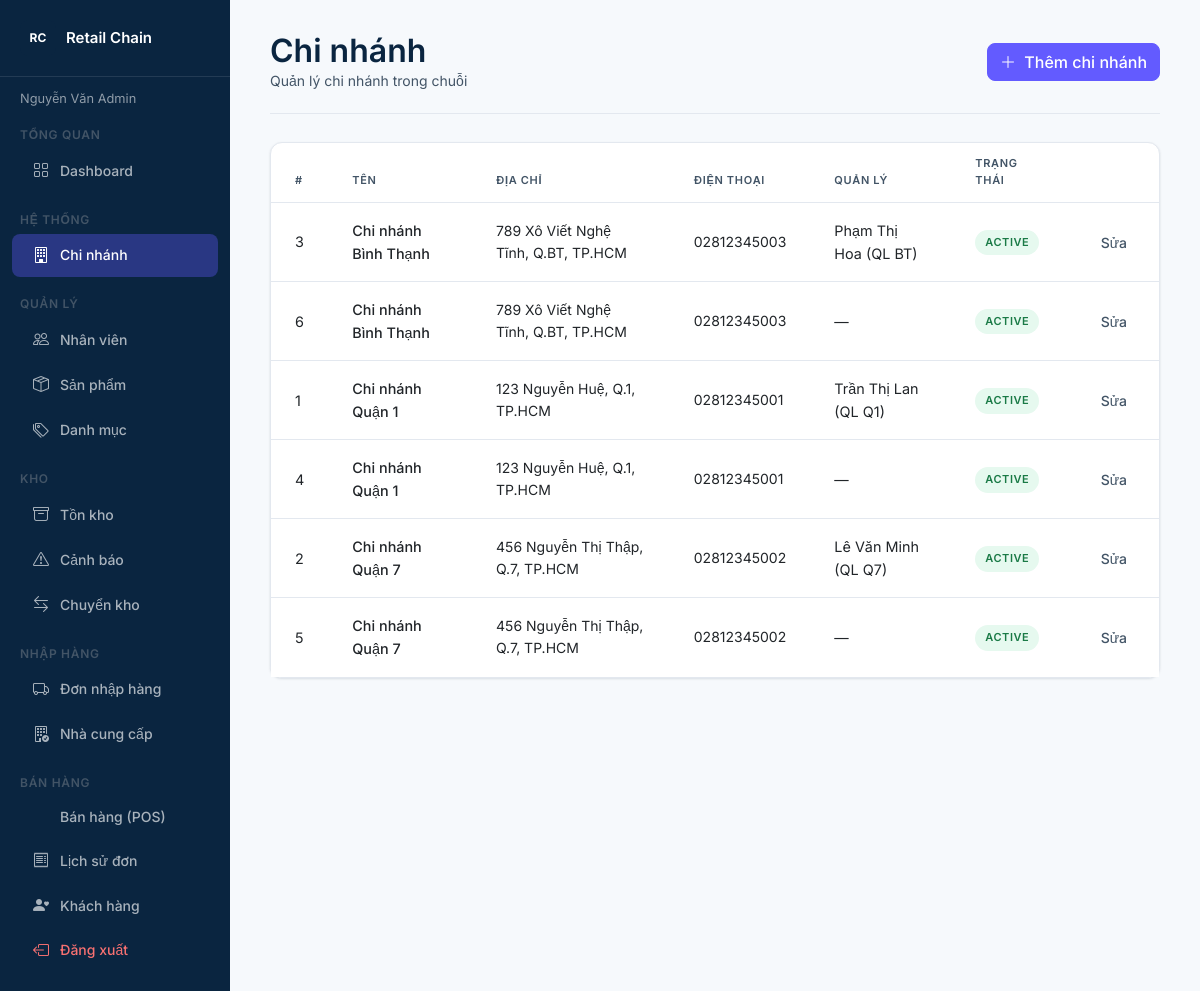
Page /public/admin/branches (signed in) on the committed database.
### tables this page shows
CREATE TABLE branches (
    branch_id  INT UNSIGNED  AUTO_INCREMENT PRIMARY KEY,
    name       VARCHAR(100)  NOT NULL,
    address    VARCHAR(255)  NOT NULL,
    phone      VARCHAR(20),
    manager_id INT UNSIGNED  NULL COMMENT 'FK → users.user_id, thêm sau',
    status     ENUM('active','inactive') DEFAULT 'active',
    created_at TIMESTAMP     DEFAULT CURRENT_TIMESTAMP
);

CREATE TABLE users (
    user_id       INT UNSIGNED  AUTO_INCREMENT PRIMARY KEY,
    branch_id     INT UNSIGNED  NOT NULL,
    role_id       INT UNSIGNED  NOT NULL,
    full_name     VARCHAR(100)  NOT NULL,
    email         VARCHAR(100)  NOT NULL UNIQUE,
    password_hash VARCHAR(255)  NOT NULL COMMENT 'bcrypt hash',
    phone         VARCHAR(20),
    status        ENUM('active','inactive') DEFAULT 'active',
    created_at    TIMESTAMP     DEFAULT CURRENT_TIMESTAMP,
    CONSTRAINT fk_user_branch FOREIGN KEY (branch_id) REFERENCES branches(branch_id),
    CONSTRAINT fk_user_role   FOREIGN KEY (role_id)   REFERENCES roles(role_id)
);

### core/Controller.php (called while the page is built, shortened)
<?php
class Controller
{
    protected function view(string $path, array $data = []): void
    {
        extract($data, EXTR_SKIP);
        require_once APP_ROOT . '/app/Views/layouts/header.php';
        require_once APP_ROOT . '/app/Views/' . $path . '.php';
        require_once APP_ROOT . '/app/Views/layouts/footer.php';
    }
}

### app/Controllers/AdminController.php (called while the page is built, shortened)
<?php
class AdminController extends Controller
{
    public function branches(): void
    {
        $this->view('admin/branches', [
            'branches' => (new User())->getAllBranches('all'),
        ]);
    }
}

### core/App.php (called while the page is built, shortened)
<?php
class App
{
    public function __construct()
    {
        $url   = trim($_GET['url'] ?? 'auth/login', '/');
        $parts = $url !== '' ? explode('/', $url) : ['auth', 'login'];
        $method         = $parts[1] ?? 'index';
        $param          = $parts[2] ?? null;
        $ctrl = new $controllerName();
        $ctrl->$method($param);
    }
}

### public/index.php (called while the page is built, shortened)
<?php
require_once APP_ROOT . '/core/Controller.php';
require_once APP_ROOT . '/core/App.php';
new App();

### app/Models/User.php (called while the page is built, shortened)
<?php
class User
{
    private PDO $db;
    public function __construct()
    {
        $this->db = Database::getInstance();
    }
    public function getAllBranches(string $status = 'active'): array
    {
        if ($status === 'all') {
            return $this->db->query(
                "SELECT b.*, u.full_name AS manager_name
                 FROM branches b LEFT JOIN users u ON u.user_id = b.manager_id
                 ORDER BY b.name"
            )->fetchAll();
        }
        $stmt = $this->db->prepare(
            "SELECT b.*, u.full_name AS manager_name
             FROM branches b LEFT JOIN users u ON u.user_id = b.manager_id
             WHERE b.status = ? ORDER BY b.name"
        );
        $stmt->execute([$status]);
        return $stmt->fetchAll();
    }
}

### app/Views/admin/branches.php (the view)
<div class="stripe-page-header">
    <div>
        <h1 class="h1 mb-0">Chi nhánh</h1>
        <p class="subtext mb-0">Quản lý chi nhánh trong chuỗi</p>
    </div>
    <a href="<?= BASE_URL ?>/admin/createBranch" class="btn btn-primary"><i class="bi bi-plus-lg me-1"></i> Thêm chi nhánh</a>
</div>
<div class="stripe-card p-0">
    <table class="table stripe-table mb-0">
        <thead>
            <tr>
                <th>#</th>
                <th>Tên</th>
                <th>Địa chỉ</th>
                <th>Điện thoại</th>
                <th>Quản lý</th>
                <th>Trạng thái</th>
                <th></th>
            </tr>
        </thead>
        <tbody>
            <?php foreach ($branches as $b): ?>
            <tr>
                <td><?= (int) $b['branch_id'] ?></td>
                <td class="fw-500"><?= htmlspecialchars($b['name']) ?></td>
                <td class="subtext"><?= htmlspecialchars($b['address']) ?></td>
                <td class="subtext"><?= htmlspecialchars($b['phone'] ?? '') ?></td>
                <td><?= htmlspecialchars($b['manager_name'] ?? '—') ?></td>
                <td>
                    <span class="stripe-badge <?= $b['status'] === 'active' ? 'stripe-badge-success' : 'stripe-badge-muted' ?>">
                        <?= htmlspecialchars($b['status']) ?>
                    </span>
                </td>
                <td class="table-actions text-end">
                    <a href="<?= BASE_URL ?>/admin/editBranch/<?= (int) $b['branch_id'] ?>" class="btn btn-ghost btn-sm">Sửa</a>
                </td>
            </tr>
            <?php endforeach; ?>
        </tbody>
    </table>
</div>

### public/css/style.css (style rules this page uses)
:root { --color-primary: #0A2540; --color-accent: #635BFF; --color-secondary: #425466; --color-neutral: #F6F9FC; --color-surface: #FFFFFF; --color-border: #E3E8EF; --color-text: #0A2540; --color-subtext: #425466; --color-success: #27AE60; --color-warning: #F39C12; --color-danger: #E74C3C; --color-info: #635BFF; --radius-sm: 6px; --radius-md: 8px; --radius-lg: 12px; --radius-pill: 999px; --shadow-card: 0 1px 3px rgba(10, 37, 64, 0.08), 0 1px 2px rgba(10, 37, 64, 0.05); --shadow-md: 0 4px 12px rgba(10, 37, 64, 0.1); }
body { background: var(--color-neutral); color: var(--color-text); font-family: 'Inter', sans-serif; }
a { color: var(--color-accent); text-decoration: none; }
h1, .h1 { font-size: 2rem; font-weight: 600; color: var(--color-primary); }
body, .body { font-size: 0.9375rem; font-weight: 400; line-height: 1.6; }
.subtext { font-size: 0.875rem; color: var(--color-secondary); }
.fw-500 { font-weight: 500; }
.btn { box-shadow: none !important; transition: all 0.15s ease; }
.btn-primary { background: var(--color-accent); border-color: var(--color-accent); color: #fff; border-radius: var(--radius-md); font-weight: 500; }
.btn-ghost { background: transparent; border: none; color: var(--color-secondary); border-radius: var(--radius-md); font-weight: 500; }
.stripe-badge { display: inline-flex; align-items: center; font-size: 0.6875rem; font-weight: 600; letter-spacing: 0.05em; text-transform: uppercase; padding: 0.25rem 0.625rem; border-radius: var(--radius-pill); white-space: nowrap; }
.stripe-badge-success { background: #E6F9EF; color: #1a7a46; }
.stripe-card { background: var(--color-surface); border: 1px solid var(--color-border); border-radius: var(--radius-lg); padding: 1.25rem 1.5rem; box-shadow: var(--shadow-card); }
.stripe-table { font-size: 0.9rem; border-collapse: collapse; }
.stripe-table thead th { font-size: 0.6875rem; font-weight: 600; letter-spacing: 0.06em; text-transform: uppercase; color: var(--color-secondary); border-bottom: 1px solid var(--color-border); padding: 0.75rem 1.5rem; background: transparent; }
.stripe-table tbody td { padding: 1rem 1.5rem; border-bottom: 1px solid var(--color-border); vertical-align: middle; }
.stripe-table tbody tr:last-child td { border-bottom: none; }
.stripe-page-header { display: flex; align-items: center; justify-content: space-between; margin-bottom: 1.75rem; padding-bottom: 1.25rem; border-bottom: 1px solid var(--color-border); flex-wrap: wrap; gap: 1rem; }
.table-actions { white-space: nowrap; }

### rows in the picture
branches: branch_id "3", name "Chi nhánh Bình Thạnh", address "789 Xô Viết Nghệ Tĩnh, Q.BT, TP.HCM", phone "02812345003", manager.full_name "Phạm Thị Hoa (QL BT)", status "ACTIVE"
branches: branch_id "6", name "Chi nhánh Bình Thạnh", address "789 Xô Viết Nghệ Tĩnh, Q.BT, TP.HCM", phone "02812345003", manager_name "—", status "ACTIVE"
branches: branch_id "1", name "Chi nhánh Quận 1", address "123 Nguyễn Huệ, Q.1, TP.HCM", phone "02812345001", manager.full_name "Trần Thị Lan (QL Q1)", status "ACTIVE"
branches: branch_id "4", name "Chi nhánh Quận 1", address "123 Nguyễn Huệ, Q.1, TP.HCM", phone "02812345001", manager_name "—", status "ACTIVE"
branches: branch_id "2", name "Chi nhánh Quận 7", address "456 Nguyễn Thị Thập, Q.7, TP.HCM", phone "02812345002", manager.full_name "Lê Văn Minh (QL Q7)", status "ACTIVE"
branches: branch_id "5", name "Chi nhánh Quận 7", address "456 Nguyễn Thị Thập, Q.7, TP.HCM", phone "02812345002", manager_name "—", status "ACTIVE"

### other values in the picture
$_SESSION['full_name'] "Nguyễn Văn Admin"
